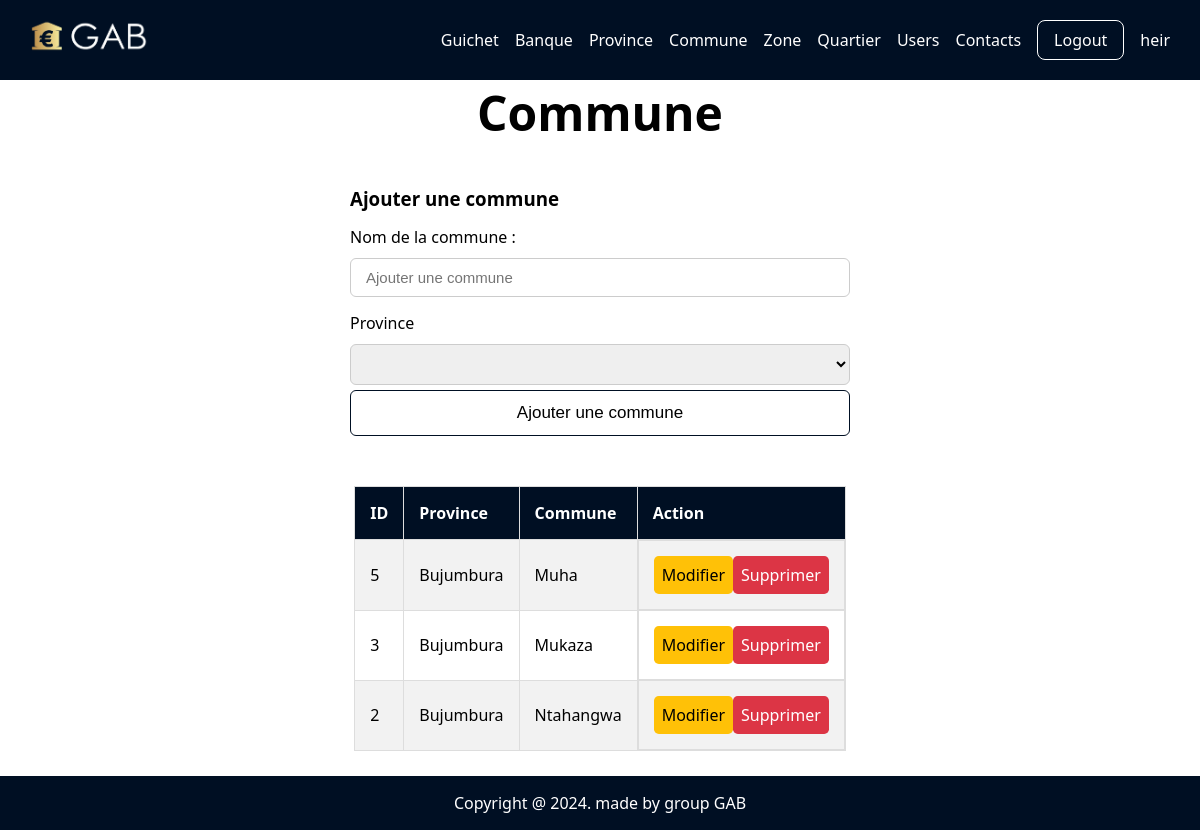
Screenshot of /commune.php (signed in) with the database file from the repository.
### tables this page shows
CREATE TABLE `commune` (
  `id_commune` int(11) NOT NULL,
  `nom_commune` varchar(100) NOT NULL,
  `id_province` int(11) DEFAULT NULL
);

CREATE TABLE `province` (
  `id_province` int(11) NOT NULL,
  `nom_province` varchar(50) NOT NULL,
  `id_guichet` int(11) DEFAULT NULL
);

### commune.php (the view, shortened to what this page needs)
<?php
include "header.php";
include "config.php";
    $sql = "SELECT * FROM province";
    $statement = $bd->query($sql);
    $provinces = $statement->fetchAll(PDO::FETCH_ASSOC);
    $sql = "SELECT * FROM commune as cc join province as bq on cc.id_province = bq.id_province order by id_commune DESC;";
    $statement = $bd->query($sql);
    $communes = $statement->fetchAll(PDO::FETCH_ASSOC);
?>
<section>
    <h1 class="titre">Commune</h1>
    <div class="cont" style="justify-content: center;min-height:initial;">
        <div class="row">
            <form method="POST" style="width: 500px;">
                <h3 class="title">Ajouter une commune</h3>
                <div class="column">
                    <div class="input-box">
                        <span>Nom de la commune :</span>
                        <input type="text" name="commune" placeholder="Ajouter une commune">
                    </div>
                </div>
                <div class="input-box">
                    <span>Province</span>
                    <select name="province">
                        <option default></option>
                        <?php foreach ($provinces as $province): ?>
                            <option value="<?= htmlspecialchars($province['id_province']) ?>"><?= htmlspecialchars($province['nom_province']) ?></option>
                        <?php endforeach; ?>
                    </select>
                </div>
                <button type="submit" class="btn" name="ajouter">Ajouter une commune</button>
            </form>
        </div>
    </div>
</section>
<section>
    <div class="cont">
        <?php if (!empty($communes)): ?>
            <?php if ($statement): ?>
                <table style="width: 40%;">
                    <tr>
                        <th>ID</th>
                        <th>Province</th>
                        <th>Commune</th>
                        <th>Action</th>
                    </tr>
                    <?php foreach ($communes as $commune): ?>
                        <tr>
                            <td><?= htmlspecialchars($commune['id_commune']) ?></td>
                            <td><?= htmlspecialchars($commune['nom_province']) ?></td>
                            <td><?= htmlspecialchars($commune['nom_commune']) ?></td>
                            <td class="ds">
                                <a href="up_commune.php?update=<?= $commune["id_commune"]; ?>" class="bts warning">Modifier</a>
                                <a href="commune.php?delete=<?= $commune["id_commune"]; ?>" class="bts danger">Supprimer</a>
                            </td>
                        </tr>
                    <?php endforeach; ?>
                </table>
            <?php endif; ?>
        <?php else: ?>
            <div class="no_data">
                No data found!
            </div>
        <?php endif; ?>
    </div>
</section>
<?php include "footer.php"; ?>

### assets/css/index.css (style rules this page uses)
*, *::after, *::before { padding: 0; margin: 0; box-sizing: border-box; }
body { font-family: system-ui, -apple-system, BlinkMacSystemFont, "Segoe UI", Roboto, Oxygen, Ubuntu, Cantarell, "Open Sans", "Helvetica Neue", sans-serif; width: 100%; position: relative; }
a { color: black; text-decoration: none; }
.title { margin-top: 1rem; }
.titre { font-size: 3rem; text-align: center; }
.row { display: flex; gap: 15px; justify-content: space-between; }
table, td, th { border: 1px solid #ddd; text-align: left; }
table { border-collapse: collapse; width: 100%; }
th, td { padding: 15px; }
tr:nth-child(even) { background-color: #f2f2f2; }
.cont { display: flex; justify-content: center; align-items: center; padding: 25px; }
.cont form { width: 700px; background: #fff; border-radius: 10px; }
.row .column { flex: 1 1 250px; }
.column .input-box { margin: 15px 0; }
.input-box span { display: block; margin-bottom: 10px; }
.input-box input, select { width: 100%; padding: 10px 15px; border: 1px solid #ccc; border-radius: 6px; font-size: 15px; }
form .btn { width: 100%; padding: 12px; background: transparent; border: 1px solid #000f23; outline: none; border-radius: 6px; font-size: 17px; color: #000; margin-top: 5px; cursor: pointer; transition: 0.5s; }

### header.php (style rules this page uses)
th { background: #000f23; color: #fff; }
body { min-height: 93vh; }
select { width: 100%; padding: 10px 15px; border: 1px solid #ccc; border-radius: 6px; font-size: 15px; }
.ds { display: flex; justify-content: space-around; }
.bts { padding: .5rem; background-color: #ff0000; border-radius: .3rem; }
.danger { background-color: #dc3545; color: #fff; }
.warning { background-color: #ffc107; color: #000; }

### rows the page displays
commune: id_commune "5", id_province.nom_province "Bujumbura", nom_commune "Muha"
commune: id_commune "3", id_province.nom_province "Bujumbura", nom_commune "Mukaza"
commune: id_commune "2", id_province.nom_province "Bujumbura", nom_commune "Ntahangwa"

### other values shown
$_SESSION['username'] "heir"
